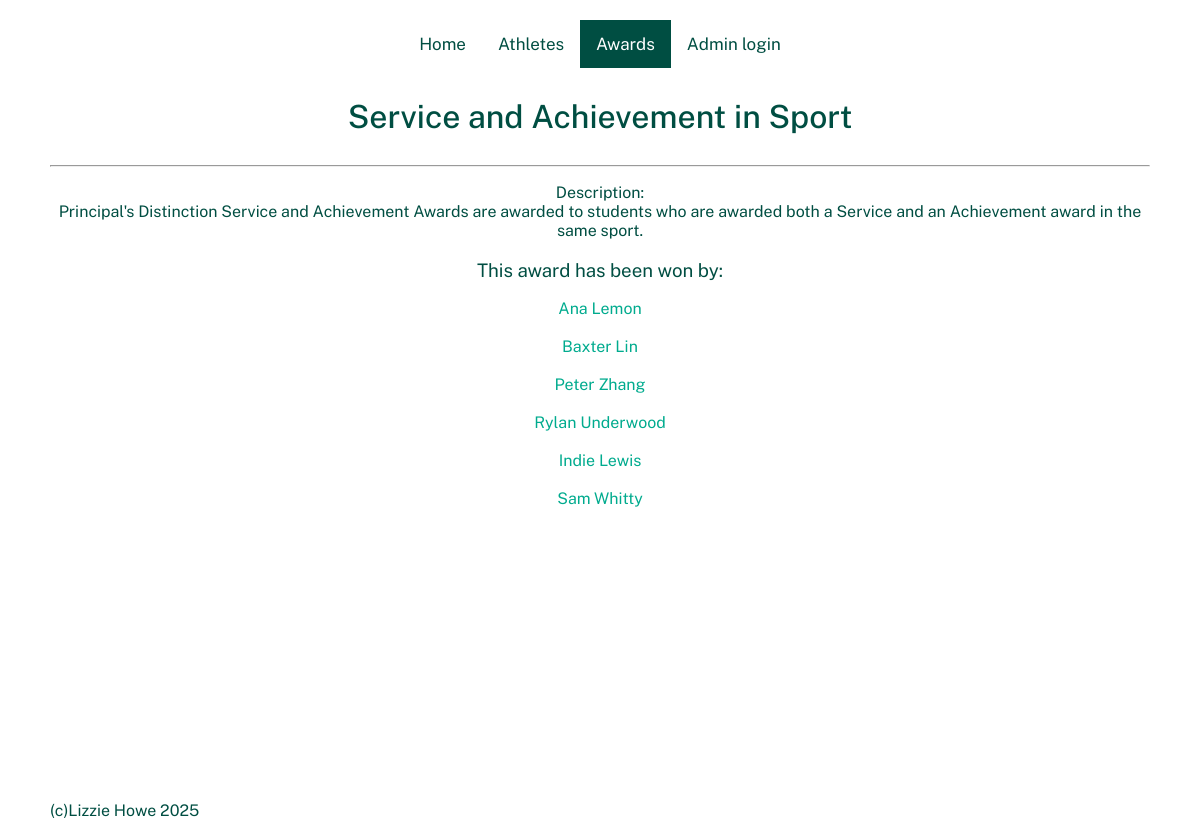
The page /award_page/2 on the database its author committed.
### tables this page shows
CREATE TABLE award (award_id INTEGER PRIMARY KEY NOT NULL, award_name TEXT NOT NULL, trophy_name TEXT, description TEXT, award_sport TEXT REFERENCES sport (sport_id), image TEXT);

CREATE TABLE athlete (athlete_id INTEGER PRIMARY KEY NOT NULL, firstname TEXT NOT NULL, lastname TEXT NOT NULL);

### flaskimport.py (the view)
@app.route("/award_page/<int:award_id>")
def athlete_award_info(award_id):
    db = get_db()
    cursor = db.execute('''
    SELECT
        athlete.athlete_id,
        athlete.firstname,
        athlete.lastname
    FROM award
    JOIN athlete_award ON athlete_award.award_id = award.award_id
    JOIN athlete ON athlete_award.athlete_id = athlete.athlete_id
    WHERE award.award_id = ?
    ''', (award_id,))
    award_info = cursor.fetchall()
    title = award_title(award_id)
    return render_template("award_page.html", award_info=award_info, title=title)

### flaskimport.py (called while the page is built)
def get_db():
    db = getattr(g, '_database', None)
    if db is None:
        db = g._database = sqlite3.connect('BHS_sport_history_database.db')
        db.row_factory = sqlite3.Row
    return db

def award_title(award_id):
    db = get_db()
    cursor = db.execute('''
    SELECT award_name, trophy_name, description
    FROM award
    WHERE award_id = ?
    ''', (award_id,))
    award_title = cursor.fetchone()
    return award_title

### templates/award_page.html
{% extends "layout.html" %}
{% block content %}
<div class="topnav">
  <a href="/">Home</a>
  <a href="/athletes">Athletes</a>
  <a class="active" href="/award">Awards</a>
  <a href="/add_athlete">Admin login</a>
</div>
{% if title["trophy_name"] %}
  <h1> {{ title["trophy_name"] }} </h1>
  <hr>
  <h2> {{ title["award_name"] }} </h2>
  {% else %}
    <h1>{{ title["award_name"] }}</h1>
    <hr>
  {% endif %}
  {% if title and title["description"] %}
    <p> Description: <br>{{ title["description"] }}</p>
  {% else %}
    <p></p>
  {% endif %}
  <body class="award_page">
    <h3>This award has been won by:</h3>
    {% for athlete in award_info %}
      <a class="award_page" href="/player/{{ athlete['athlete_id'] }}">{{ athlete["firstname"] }} {{ athlete["lastname"] }}</a>
      <br>
    {% endfor %}
  </body>
{% endblock %}

### static/style.css (style rules this page uses)
* { font-family: "Public Sans", sans-serif; font-optical-sizing: auto; font-weight: 400; font-style: normal; }
html, body { height: 100%; margin: 0; }
body { background-color: white; color: rgb(0, 78, 66); margin: 50px; margin-top: 20px; }
h1 { font-weight: 500; display: flex; justify-content: center; color: rgb(0, 78, 66); margin-top: 30px; margin-bottom: 30px; }
a { color: rgb(0, 171, 142); text-decoration: none; }
.topnav { display: flex; justify-content: center; overflow: hidden; }
.topnav a { float: left; color: rgb(0, 78, 66); text-align: center; padding: 14px 16px; text-decoration: none; font-size: 17px; transition: background-color .3s; }
.topnav a.active { background-color: rgb(0, 78, 66); color: rgb(255, 255, 255); }
body.award_page { text-align: center; padding-bottom: auto; }
p.award, h3.award, a.award_page { color: rgb(0, 78, 66); transition: color .3s; }
a.award_page { display: flex; justify-content: center; color: rgb(0, 171, 142); }

### rows shown on the page
award: award_name "Service and Achievement in Sport", description "Principal's Distinction Service and Achievement Awards are awarded to students who are awarded both a Service and an Achievement award in the same sport."
athlete: firstname "Ana", lastname "Lemon"
athlete: firstname "Baxter", lastname "Lin"
athlete: firstname "Peter", lastname "Zhang"
athlete: firstname "Rylan", lastname "Underwood"
athlete: firstname "Indie", lastname "Lewis"
athlete: firstname "Sam", lastname "Whitty"
